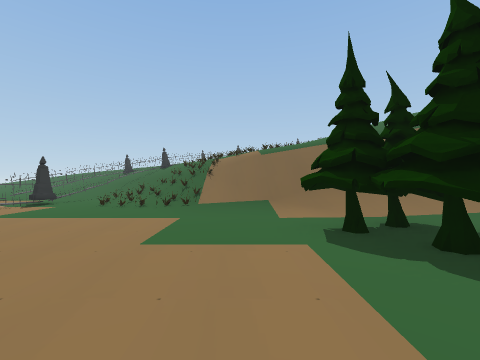
View 1 (above)

24 first-person views from a walk through a Unity game level. The camera is 1.5 m above the floor, looks level and sees 90° across. The floor is counted in squares, 2 m on a side. Each view is taken from the middle of a square. On the plan, view 1 faces up. The plan holds only what a view shows up to about 9 squares ahead; the rest is blank. The place goes on beyond the plan. The player is left out. Door leaves are left out, so doorways stand open.

View 2
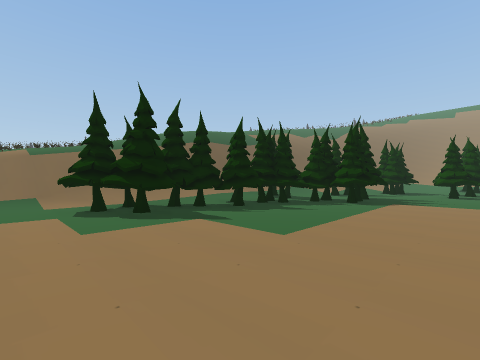

View 3
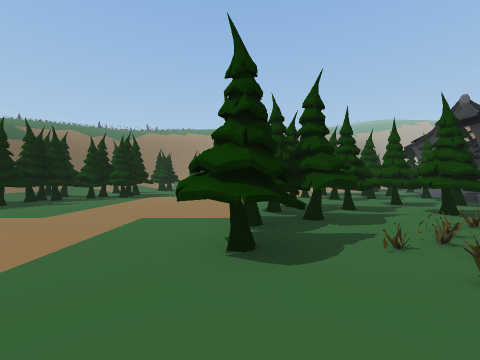

View 4
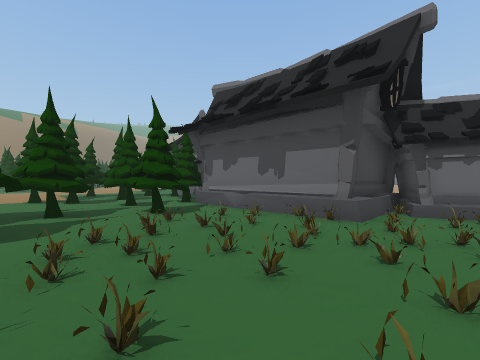

View 5
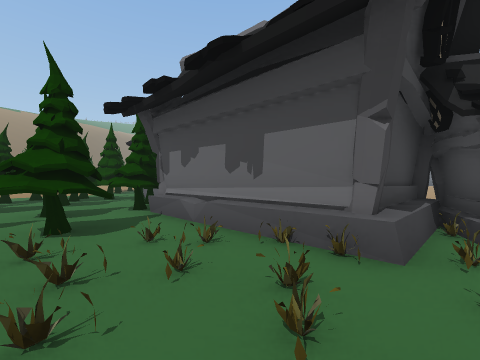

View 6
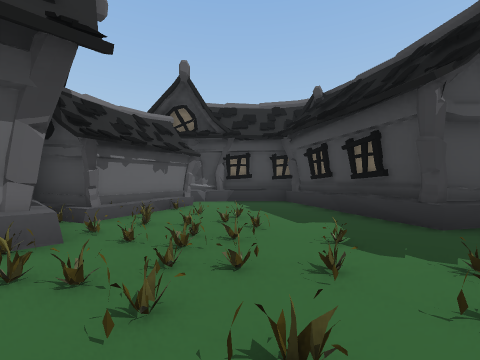

View 7
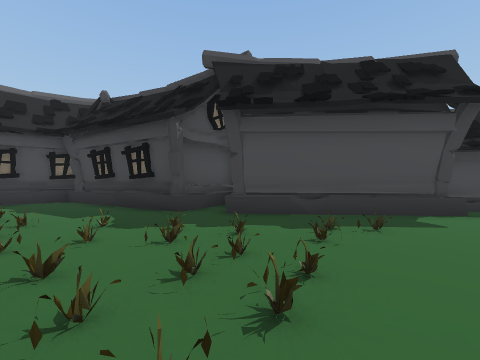

View 8
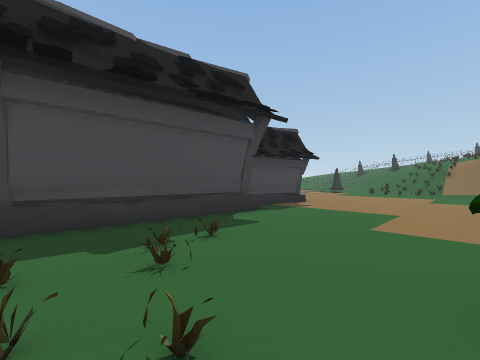

View 9
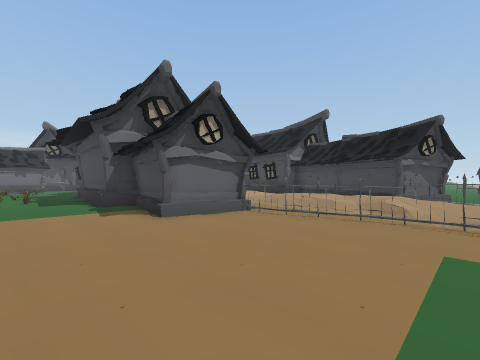

View 10
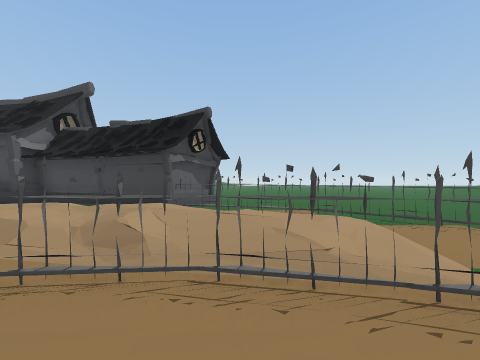

View 11
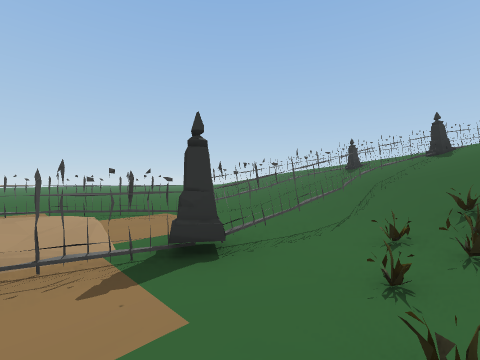

View 12
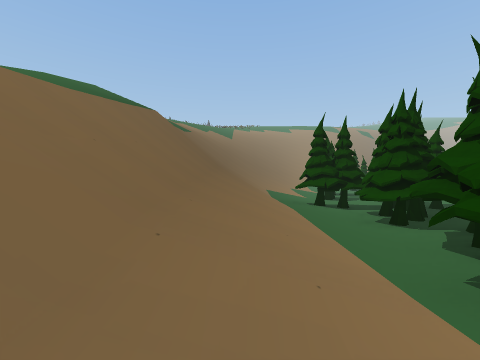

View 13
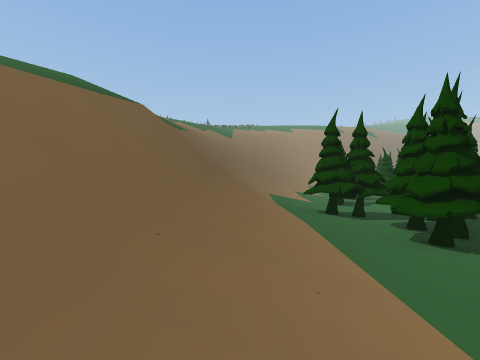

View 14
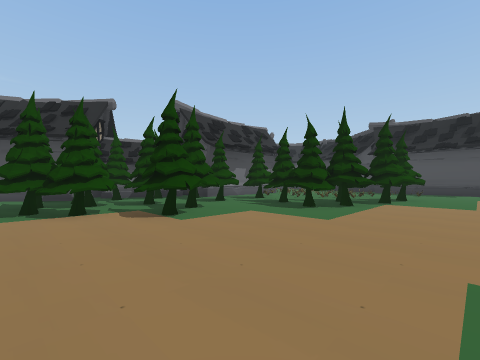

View 15
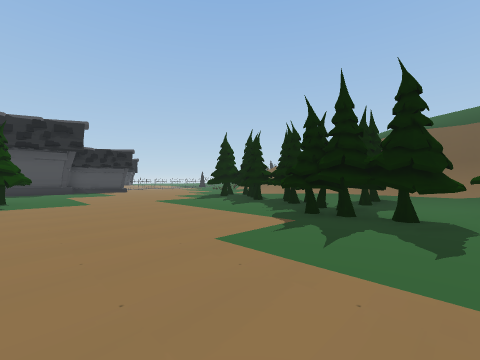

View 16
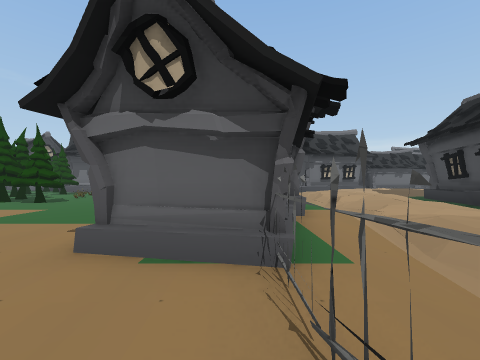

View 17
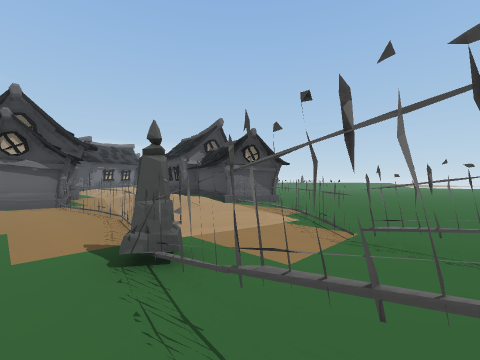

View 18
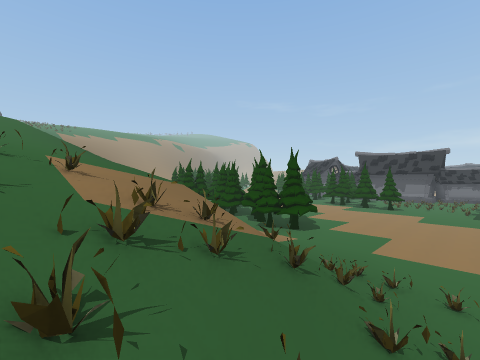

View 19
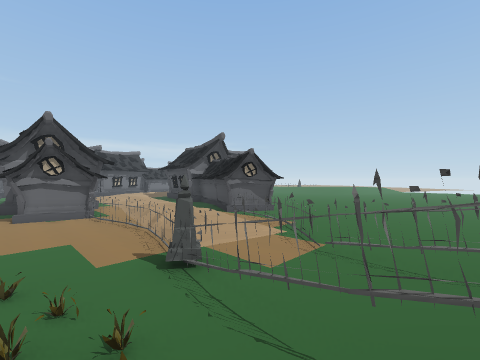

View 20
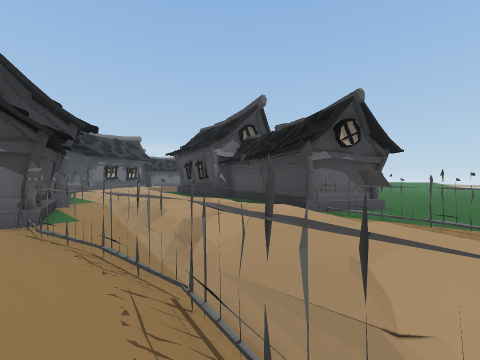

View 21
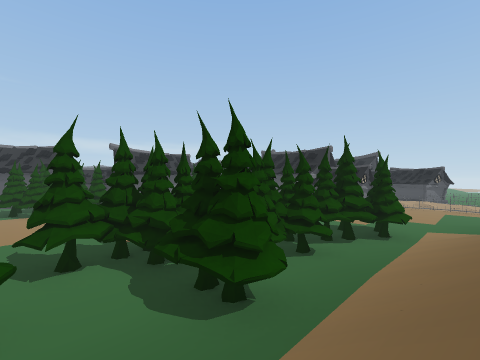

View 22
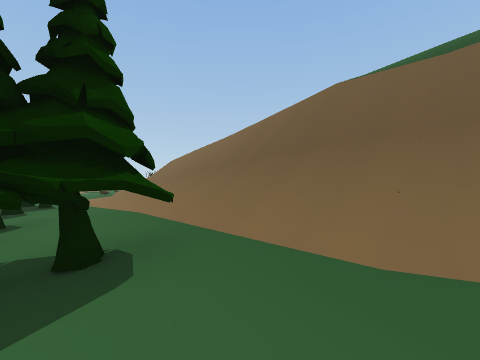

View 23
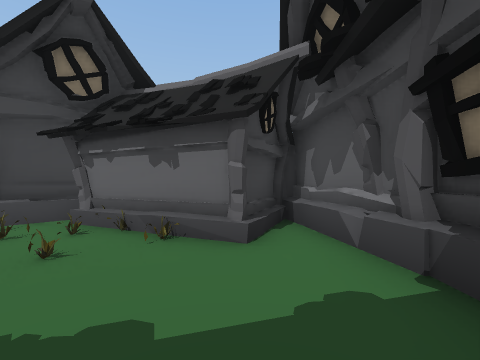

View 24
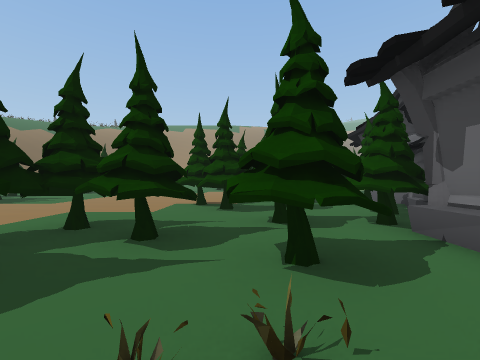

### Floor plan
Key: @ floor where view 1 was taken; # wall or solid block; . main floor; : floor 0.25 m higher than the main floor; + floor 0.5 m higher than the main floor; / step, stairs or slope; D open door; ^ raised ledge; F fence; T tree; O other object.
Columns run from 18 left of view 1 to 11 right of it. Each row starts with its distance up from view 1.
 11   .......:F/F/////////////////
 10  .........F.F/////////////////
  9  ........FD.F/////////////////
  8   .......FDDF.////////////////
  7   ......F//.F..///////////////
  6 .......F.///......////////////
  5 .......F///F........./////////
  4  ....#.F///F.......TTTT./:TT//
  3       O#///F.......TTTTTTTTT..
  2         ///.F.......TTTTTTTT.T
  1      #/ ++/.F............TTTTT
  0      #. /+/. #....@.......TTTT
 -1      #  //.###................
 -2      # ///.###................
 -3      # /+/.  ##...............
 -4      #./+/.  ##...............
 -5     ## ///.  ##...TTTTT.......
 -6     #.  //   ##.....TTTT......
 -7            ###......TTTT..T...
 -8            ##^........TT.TTT..
 -9             ##.......TTT.TTTT.
-10             #........TTTTTTTTT
-11            ##..........TTTTTTT
-12            #......#####TTTTTTT
-13           ##.....##     #TTT..
-14            ##.#####     #####.
-15             #######         ##
-16              ###

Positions as (right, up) in squares from view 1, and headings:
1: (0, 0), facing up
2: (0, -3), facing up-right
3: (-2, -5), facing right
4: (-2, -7), facing down-right
5: (-1, -9), facing down-right
6: (0, -8), facing down-left
7: (1, -7), facing left
8: (0, -7), facing up-left
9: (-2, 5), facing down-left
10: (-5, 5), facing left
11: (-4, 6), facing up-left
12: (1, 6), facing right
13: (2, 6), facing right
14: (11, -3), facing down-left
15: (11, -5), facing up-left
16: (-6, 3), facing down
17: (-5, 10), facing down-left
18: (-3, 11), facing down-right
19: (-4, 11), facing down-left
20: (-6, 6), facing down-left
21: (11, 6), facing down-left
22: (11, 3), facing up-left
23: (-6, -12), facing down-right
24: (1, -9), facing right
